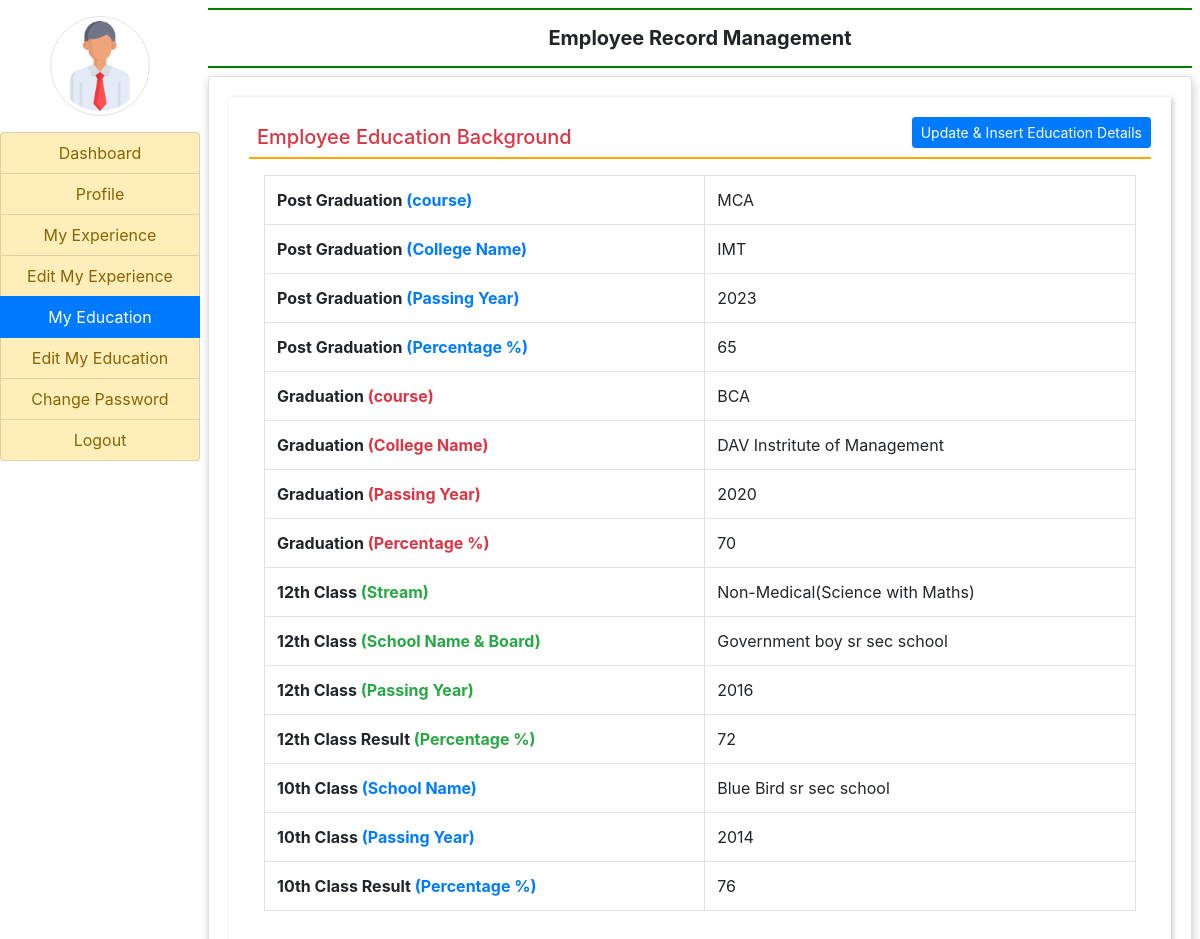
The app's page /emp_education/ (signed in) with its own data.
### employee/models.py (models this page shows)
class Employee_Education_history(models.Model):
    user = models.ForeignKey(User, on_delete=models.CASCADE)
    course_pg = models.CharField(max_length=50, null=True)
    college_pg = models.CharField(max_length=100,null=True)
    passing_year_pg = models.CharField(max_length=50,null=True)
    percentage_pg = models.CharField(max_length=50,null=True)
    course_g = models.CharField(max_length=50, null=True)
    college_g = models.CharField(max_length=100,null=True)
    passing_year_g = models.CharField(max_length=50,null=True)
    percentage_g = models.CharField(max_length=50,null=True)
    course_ss = models.CharField(max_length=50, null=True)
    school_ss = models.CharField(max_length=100,null=True)
    passing_year_ss = models.CharField(max_length=50,null=True)
    percentage_ss = models.CharField(max_length=50,null=True)
    school_hs = models.CharField(max_length=100,null=True)
    passing_year_hs = models.CharField(max_length=50,null=True)
    percentage_hs = models.CharField(max_length=50,null=True)
    def __str__(self):
        return self.user.username

### employee/views.py (the view)
# urls.py: path('emp_education/', views.emp_education,name='emp_education'),
def emp_education(request):
    if not request.user.is_authenticated:
        return redirect('emp_login')
    user = request.user
    education = Employee_Education_history.objects.get(user=user)
    print(f"Education == {education}")
    return render(request, 'emp_education.html',{'education':education})

### employee/templates/emp_education.html
{% extends 'emp_base.html' %}
{% block main %}
<div class="card-body" style="box-shadow:2px 1px 5px #ccc;">
    <a href="{% url 'edit_education' %}" class="btn btn-primary float-right btn-sm">Update & Insert Education Details</a>
    <h5 class="p-2 text-danger" style="border-bottom:2px solid orange;">Employee Education Background</h5>
    <div class="container-fluid">
        <table class="table table-bordered my-3">
            <tr>
                <th>Post Graduation <span class="text-primary">(course)</span></th>
                <td>{{education.course_pg}}</td>
            </tr>
            <tr>
                <th>Post Graduation <span class="text-primary">(College Name)</span></th>
                <td>{{education.college_pg}}</td>
            </tr>
            <tr>
                <th>Post Graduation <span class="text-primary">(Passing Year)</span></th>
                <td>{{education.passing_year_pg}}</td>
            </tr>
            <tr>
                <th>Post Graduation <span class="text-primary">(Percentage %)</span></th>
                <td>{{education.percentage_pg}}</td>
            </tr>
            <tr>
                <th>Graduation <span class="text-danger">(course)</span></th>
                <td>{{education.course_g}}</td>
            </tr>
            <tr>
                <th>Graduation <span class="text-danger">(College Name)</span></th>
                <td>{{education.college_g}}</td>
            </tr>
            <tr>
                <th>Graduation <span class="text-danger">(Passing Year)</span></th>
                <td>{{education.passing_year_g}}</td>
            </tr>
            <tr>
                <th>Graduation <span class="text-danger">(Percentage %)</span></th>
                <td>{{education.percentage_g}}</td>
            </tr>
            <tr>
                <th>12th Class <span class="text-success">(Stream)</span></th>
                <td>{{education.course_ss}}</td>
            </tr>
            <tr>
                <th>12th Class <span class="text-success">(School Name & Board)</span></th>
                <td>{{education.school_ss}}</td>
            </tr>
            <tr>
                <th>12th Class <span class="text-success">(Passing Year)</span></th>
                <td>{{education.passing_year_ss}}</td>
            </tr>
            <tr>
                <th>12th Class Result <span class="text-success">(Percentage %)</span></th>
                <td>{{education.percentage_ss}}</td>
            </tr>
            <tr>
                <th>10th Class <span class="text-primary">(School Name)</span></th>
                <td>{{education.school_hs}}</td>
            </tr>
            <tr>
                <th>10th Class <span class="text-primary">(Passing Year)</span></th>
                <td>{{education.passing_year_hs}}</td>
            </tr>
            <tr>
                <th>10th Class Result <span class="text-primary">(Percentage %)</span></th>
                <td>{{education.percentage_hs}}</td>
            </tr>
        </table>
    </div>
</div>
{% endblock main %}

### records on screen
Employee_Education_history: course_pg "MCA", college_pg "IMT", passing_year_pg "2023", percentage_pg "65", course_g "BCA", college_g "DAV Instritute of Management", passing_year_g "2020", percentage_g "70", course_ss "Non-Medical(Science with Maths)", school_ss "Government boy sr sec school", passing_year_ss "2016", percentage_ss "72", school_hs "Blue Bird sr sec school", passing_year_hs "2014", percentage_hs "76"
